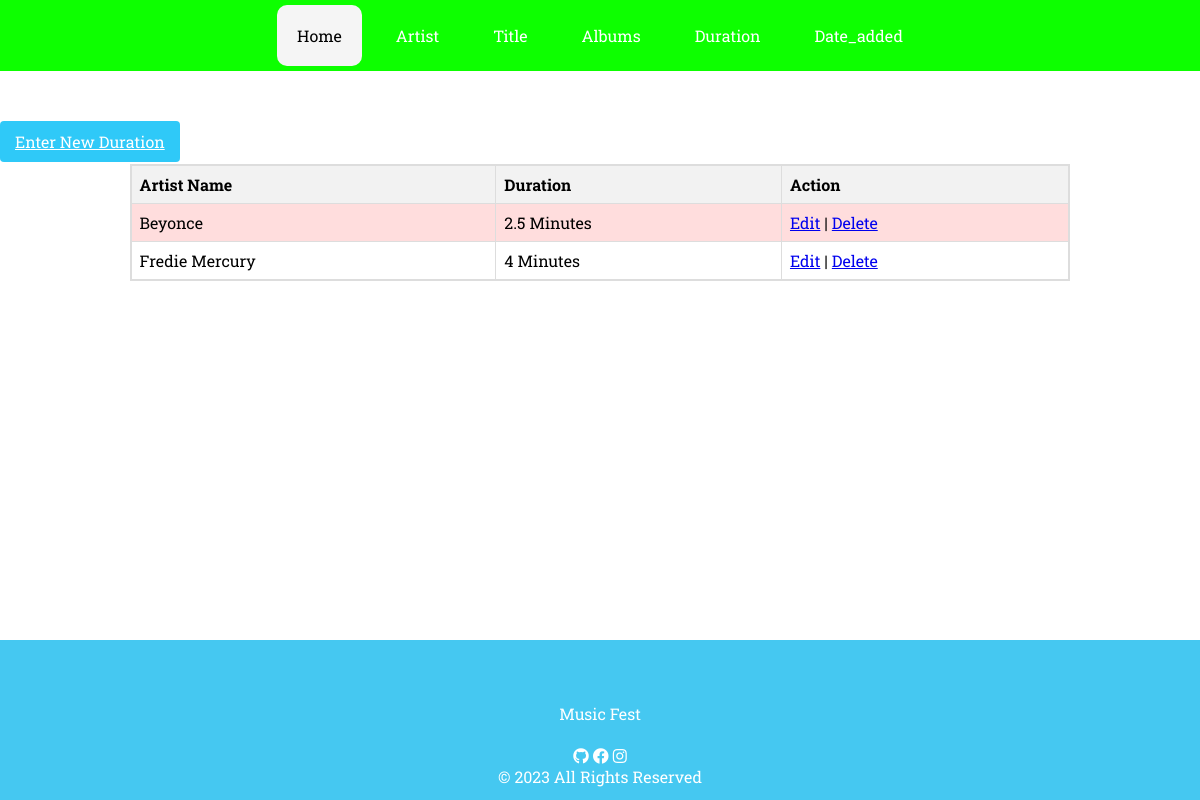
Page /durations/ on the committed database.
### record/models.py (models this page shows, shortened)
class BaseModel(models.Model):
    created_at = models.DateTimeField(auto_now=True, db_index=True)
    updated_at = models.DateTimeField(auto_now=True)
    class Meta:
        abstract = True

class duration(BaseModel):
    Song_ID = models.AutoField(primary_key=True)
    artist_Names =models.CharField(max_length=255)
    Duration = models.CharField(max_length=255)
    NamesArtist = models.CharField(max_length=255)
    ARTistName = models.CharField(max_length=255)

### record/views.py (the view)
# urls.py: path('durations/', durationListView.as_view(), name='duration-list'),
class durationListView(ListView):
    model = duration
    template_name = 'duration_list.html'
    context_object_name = 'durations'
    paginate_by = 5
    def get_queryset(self):
        return duration.objects.all()

### record/templates/duration_list.html (shortened to what this page needs)
{% extends 'base.html' %}
{% load static %}
{% block content %}
<a href="{% url 'duration-add' %}" class="custom-btn btn btn-primary">Enter New Duration</a><br>
<section class="trainers-container">
    <table class="styled-table">
      <tbody>
        <tr>
          <th>Artist Name</th>
          <th>Duration</th>
          <th>Action</th>
        </tr>
        {% for duration in object_list %}
        <tr>
          <td>{{ duration.artist_Names  }}</td>
          <td>{{ duration.Duration}}</td>
          <td>
            <a href="{% url 'duration-update' duration.Song_ID%}">Edit</a> |
            <a href="{% url 'duration-delete' duration.Song_ID %}">Delete</a>
          </td>
        </tr>
        {% empty %}
                <tr>
                <td colspan="4" style="text-align: center;">
                    <p>No Records Found</p>
                </td>
                </tr>
        {% endfor %}
      </tbody>
    </table>
</section>
{% endblock %}

### record/static/css/style.css (style rules this page uses)
* { margin: 0; padding: 0; font-family: 'Roboto Slab'; }
body { background-image: url('../images/music1.jpg'); background-size: cover; background-position: center; background-attachment: fixed; height: 100%; margin: 0; padding: 0; }
.custom-btn.btn.btn-primary { background-color: #2fc9f8; color: white; padding: 10px 15px; border-radius: 4px; cursor: pointer; }
.trainers-container { min-height: auto; border-collapse: collapse; margin: 1%; display: flex; justify-content: center; }
.trainers-container table { border-collapse: collapse; background-color: white; border: 2px solid #dddddd; }
.trainers-container th, .trainers-container td { border: 1px solid #dddddd; text-align: left; padding: 8px; }
.trainers-container th { background-color: white; }
.styled-table { width: 80%; border-collapse: collapse; border: 1px solid #ddd; }
.styled-table th { background-color: #f2f2f2; padding: 8px; text-align: left; border: 1px solid #ddd; }
.styled-table td { padding: 8px; text-align: left; border: 1px solid #ddd; }
.styled-table tbody tr:nth-child(even) { background-color: #ffdddd; }
.styled-table tbody tr:nth-child(odd) { background-color: #ffffff; }

### rows in the picture
duration: artist_Names "Beyonce", Duration "2.5 Minutes"
duration: artist_Names "Fredie Mercury", Duration "4 Minutes"
